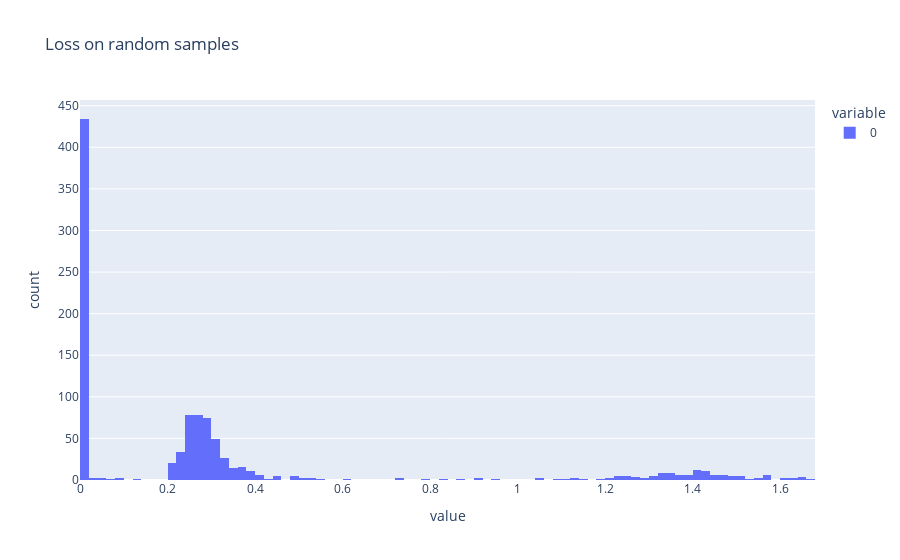

The cell this chart's notebook holds for it:
### Code cell
px.histogram(loss_per_sample.cpu(), nbins=100, title=f'Loss on random samples')

### Figure 1 — Plotly figure (JSON) as saved in the notebook; plotly's stock layout.template omitted (floating-point values rounded to 4 significant figures; data arrays with more than 128 entries replaced by an {"elided": "..."} marker saying what was removed)
{"data": [{"alignmentgroup": "True", "bingroup": "x", "hovertemplate": "variable=0<br>value=%{x}<br>count=%{y}<extra></extra>", "legendgroup": "0", "marker": {"color": "#636efa", "pattern": {"shape": ""}}, "name": "0", "nbinsx": 100, "offsetgroup": "0", "orientation": "v", "showlegend": true, "type": "histogram", "x": {"elided": "1000 float values"}, "xaxis": "x", "yaxis": "y"}], "layout": {"barmode": "relative", "legend": {"title": {"text": "variable"}, "tracegroupgap": 0}, "title": {"text": "Loss on random samples"}, "xaxis": {"anchor": "y", "domain": [0, 1], "title": {"text": "value"}}, "yaxis": {"anchor": "x", "domain": [0, 1], "title": {"text": "count"}}}}
